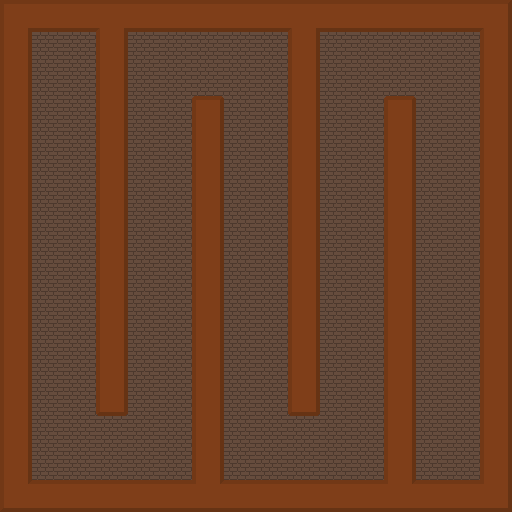

This game map was drawn from its Tiled (.tmx) file and the tilesets committed beside it. A one-line description and the trimmed map source follow:
An orthogonal 16x16 tile map with 32x32 px tiles, 2 tile layers (floor, walls) and 39 objects (16x message, 4x gen_ghost, 3x hwall, 2x hdoor, 2x dwall, ...).

<map version="1.0" orientation="orthogonal" width="16" height="16" tilewidth="32" tileheight="32">
 <tileset firstgid="1" name="tiles" tilewidth="32" tileheight="32">
  <image source="../gfx/tiles.png" width="256" height="256" />
 </tileset>
 <layer name="floor" width="16" height="16">
  <data>[256 cells, 256 non-empty, 1 distinct tile ids]</data>
 </layer>
 <layer name="walls" width="16" height="16">
  <data>[256 cells, 108 non-empty, 10 distinct tile ids]</data>
 </layer>
 <objectgroup name="entities" width="16" height="16">
  <object name="hint_move" type="message" x="32" y="32" width="32" height="32" />
  <object name="exit1" type="exit" x="448" y="448" width="32" height="32" />
  <object name="start" type="start" x="32" y="32" width="32" height="32" />
  <object name="door1" type="hdoor" x="32" y="320" width="32" height="32" />
  <object name="door1" type="hdoor" x="64" y="320" width="32" height="32" />
  <object name="key1" type="key" x="64" y="256" width="32" height="32" />
  <object name="hint_key" type="message" x="64" y="256" width="32" height="32" />
  <object name="dwall1" type="dwall" x="128" y="320" width="32" height="32" />
  <object name="dwall2" type="dwall" x="160" y="320" width="32" height="32" />
  <object name="hint_dwall" type="message" x="128" y="384" width="32" height="32" />
  <object name="hint_dwall" type="message" x="160" y="384" width="32" height="32" />
  <object name="hwall1" type="hwall" x="320" y="384" width="32" height="32" />
  <object name="vwall1" type="vwall" x="288" y="416" width="32" height="32" />
  <object name="hint_mwall" type="message" x="224" y="352" width="32" height="32" />
  <object name="hint_mwall" type="message" x="256" y="352" width="32" height="32" />
  <object name="gen_ghost1" type="gen_ghost" x="256" y="96" width="32" height="32" />
  <object name="hint_gen" type="message" x="128" y="128" width="32" height="32" />
  <object name="hint_gen" type="message" x="160" y="128" width="32" height="32" />
  <object name="gen_demon1" type="gen_demon" x="416" y="128" width="32" height="32" />
  <object name="pwall1" type="pwall" x="384" y="64" width="32" height="32" />
  <object name="pwall1" type="pwall" x="384" y="32" width="32" height="32" />
  <object name="hint_pwall" type="message" x="320" y="96" width="32" height="32" />
  <object name="hint_pwall" type="message" x="352" y="96" width="32" height="32" />
  <object name="gen_ghost2" type="gen_ghost" x="352" y="256" width="32" height="32" />
  <object name="hwall2" type="hwall" x="416" y="256" width="32" height="32" />
  <object name="hwall3" type="hwall" x="448" y="320" width="32" height="32" />
  <object name="gen_ghost3" type="gen_ghost" x="416" y="384" width="32" height="32" />
  <object name="gen_ghost4" type="gen_ghost" x="448" y="416" width="32" height="32" />
  <object name="treasure1" type="treasure" x="64" y="448" width="32" height="32" />
  <object name="hint_treasure" type="message" x="64" y="448" width="32" height="32" />
  <object name="bonus1" type="health" x="224" y="224" width="32" height="32" />
  <object name="bonus2" type="bspeed" x="320" y="160" width="32" height="32" />
  <object name="bonus3" type="bfirerate" x="448" y="192" width="32" height="32" />
  <object name="bonus4" type="bpower" x="448" y="32" width="32" height="32" />
  <object name="hint_health" type="message" x="224" y="224" width="32" height="32" />
  <object name="hint_bspeed" type="message" x="320" y="160" width="32" height="32" />
  <object name="hint_bfirerate" type="message" x="448" y="192" width="32" height="32" />
  <object name="hint_bpower" type="message" x="448" y="32" width="32" height="32" />
  <object name="hint_tutend" type="message" x="448" y="448" width="32" height="32" />
 </objectgroup>
</map>
